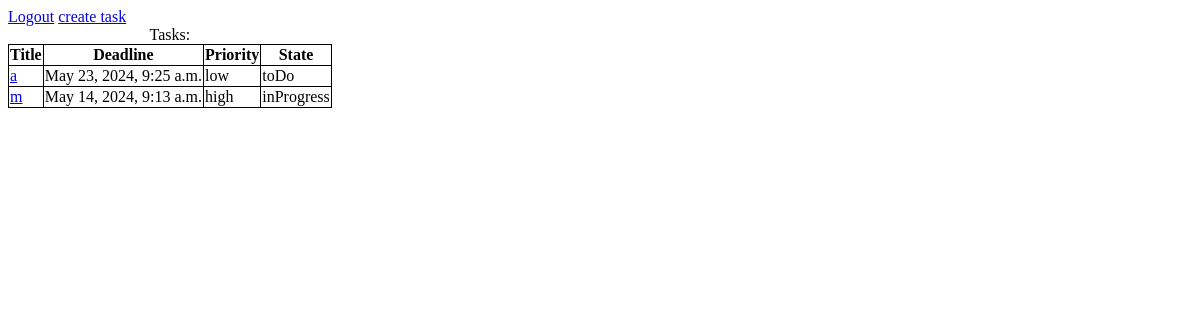
Before: /tasks with the older database file.
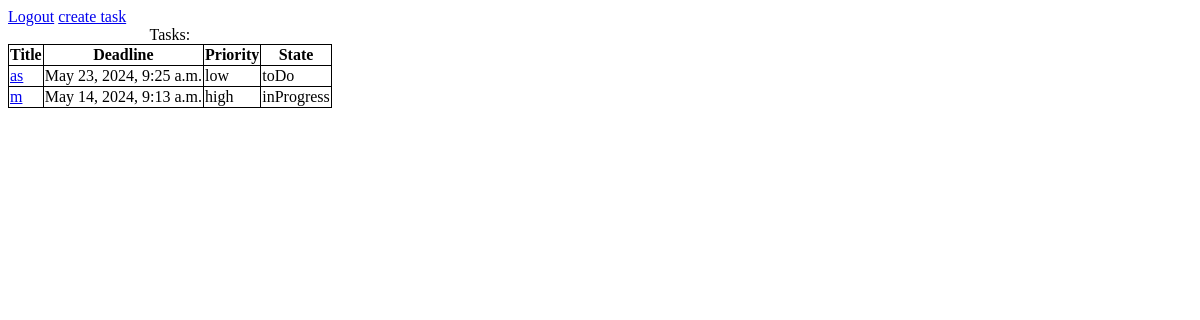
After: the same page with the newer database file.
### apps/bookmodule/models.py (models this page shows)
class Task(models.Model):
    title = models.CharField(max_length = 50)
    createdate = models.DateTimeField(auto_now_add=True)
    deadline = models.DateTimeField()
    Priority = models.CharField(max_length = 50)
    State = models.CharField(max_length = 50)
    description = models.CharField(max_length = 500)

### apps/bookmodule/views.py (the view)
# urls.py: path('tasks',views.tasks, name="tasks"),
def tasks(request):
    Tasks = Task.objects.all()
    return render(request, 'bookmodule/tasks.html',{'Tasks': Tasks})

### apps/templates/bookmodule/tasks.html (shortened to what this page needs)
{% extends "layouts/base.html" %}
{% block content %}
<a href="/logout">Logout</a>
<a href="/create">create task</a>
<table>
    <caption>Tasks:</caption>
    <tr>
       <th>Title</th>
       <th>Deadline</th>
       <th>Priority</th>
       <th>State</th>
    </tr>
      {% for t in Tasks %}
    <tr>
       <td><a href="/task/{{t.id}}">{{t.title}}</a></td>
       <td>{{t.deadline}}</td>
       <td>{{t.Priority}}</td>
       <td>{{t.State}}</td>
    </tr>
      {%endfor%}
 </table>
{% endblock content %}

Changed rows visible on the page:
changed Task "May 23, 2024, 9:25 a.m.": title "a" → "as"
